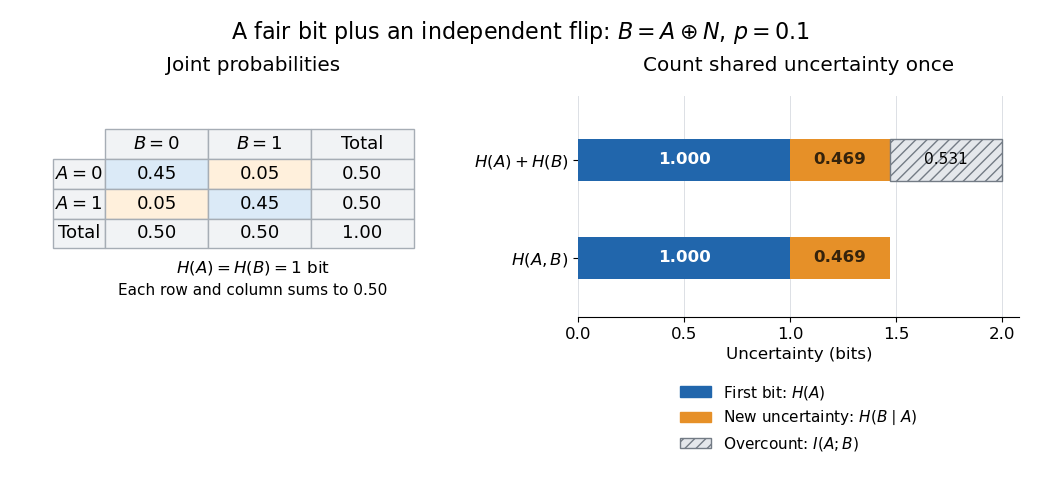

Write Python code to recreate this figure.
"""Draw the exact joint law and entropy accounting for a binary pair.

Tested with Python 3.14, matplotlib 3.10.7 and numpy 2.3.5.
Run from _media; the output is written to the current directory.
"""

from pathlib import Path

import matplotlib.pyplot as plt
from matplotlib.patches import Patch
import numpy as np


def main():
    p = 0.1
    h = -p * np.log2(p) - (1 - p) * np.log2(1 - p)
    shared = 1 - h
    blue, orange, gray = "#2166ac", "#e69028", "#e4e7eb"
    plt.rcParams.update({"font.size": 12, "figure.facecolor": "white"})
    fig, (table_ax, bars_ax) = plt.subplots(
        1, 2, figsize=(10.4, 4.8), gridspec_kw={"width_ratios": [1, 1.3]}
    )
    fig.suptitle(r"A fair bit plus an independent flip: $B=A\oplus N$, $p=0.1$", fontsize=16, y=0.96)
    table_ax.set_axis_off()
    table_ax.set_title("Joint probabilities", pad=18)
    table = table_ax.table(
        cellText=[["0.45", "0.05", "0.50"], ["0.05", "0.45", "0.50"], ["0.50", "0.50", "1.00"]],
        rowLabels=[r"$A=0$", r"$A=1$", "Total"],
        colLabels=[r"$B=0$", r"$B=1$", "Total"],
        cellLoc="center", rowLoc="center", bbox=[0.08, 0.31, 0.91, 0.54]
    )
    table.auto_set_font_size(False)
    table.set_fontsize(13)
    for (row, col), cell in table.get_celld().items():
        cell.set_edgecolor("#a6adb5")
        if row == 0 or col == -1 or row == 3 or col == 2:
            cell.set_facecolor("#f1f3f5")
        else:
            cell.set_facecolor("#dbeaf7" if (row, col) in [(1, 0), (2, 1)] else "#fff0dc")
    table_ax.text(0.5, 0.20, r"$H(A)=H(B)=1$ bit", ha="center", transform=table_ax.transAxes)
    table_ax.text(0.5, 0.10, "Each row and column sums to 0.50", ha="center", fontsize=11, transform=table_ax.transAxes)
    bars_ax.set_title("Count shared uncertainty once", pad=18)
    for y in [0, 1]:
        bars_ax.barh(y, 1, height=0.43, color=blue)
        bars_ax.barh(y, h, left=1, height=0.43, color=orange)
        bars_ax.text(0.5, y, "1.000", ha="center", va="center", color="white", fontweight="bold")
        bars_ax.text(1 + h / 2, y, f"{h:.3f}", ha="center", va="center", color="#35230c", fontweight="bold")
    bars_ax.barh(1, shared, left=1 + h, height=0.43, facecolor=gray, edgecolor="#737b85", hatch="///")
    bars_ax.text(1 + h + shared / 2, 1, f"{shared:.3f}", ha="center", va="center", fontsize=11)
    bars_ax.set_yticks([0, 1], [r"$H(A,B)$", r"$H(A)+H(B)$"])
    bars_ax.set_ylim(-0.6, 1.65)
    bars_ax.set_xlim(0, 2.08)
    bars_ax.set_xticks([0, 0.5, 1, 1.5, 2])
    bars_ax.set_xlabel("Uncertainty (bits)")
    bars_ax.grid(axis="x", color="#dce0e5", linewidth=0.7)
    bars_ax.set_axisbelow(True)
    bars_ax.spines[["top", "right", "left"]].set_visible(False)
    bars_ax.legend(handles=[
        Patch(color=blue, label=r"First bit: $H(A)$"),
        Patch(color=orange, label=r"New uncertainty: $H(B\mid A)$"),
        Patch(facecolor=gray, edgecolor="#737b85", hatch="///", label=r"Overcount: $I(A;B)$"),
    ], loc="upper center", bbox_to_anchor=(0.5, -0.24), frameon=False, fontsize=11)
    fig.subplots_adjust(left=0.08, right=0.98, bottom=0.34, top=0.80, wspace=0.40)
    fig.savefig(Path.cwd() / (Path(__file__).stem + ".png"), dpi=100, facecolor="white", transparent=False)
    plt.close(fig)


if __name__ == "__main__":
    main()
